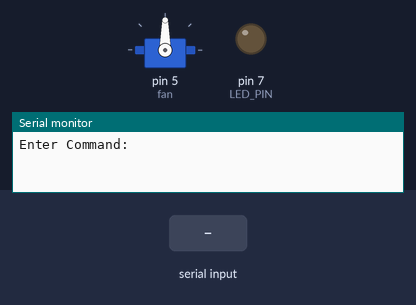
Simulated run of this sketch. Board: Arduino Uno, built with avr-gcc and run on an emulated ATmega328P. On the bench: servo, output pins drawn as LEDs (lit = HIGH), the last lines printed to the serial monitor. The inputs (shaded band) are chosen by the test bench.

Above: at 1.2 s.
1.3 s: "1" received over Serial
At 2.5 s:
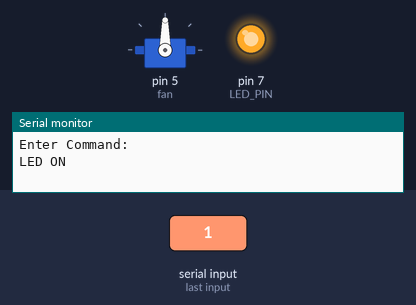
2.8 s: "2" received over Serial
At 3.8 s:
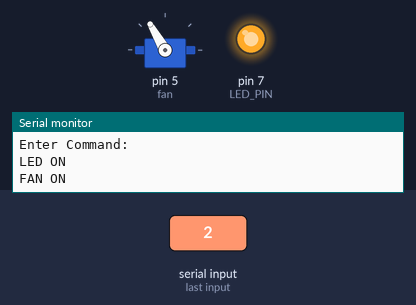
4.3 s: "0" received over Serial
At 5.0 s:
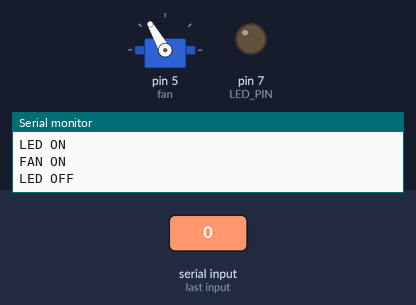
5.8 s: "3" received over Serial
At 6.1 s:
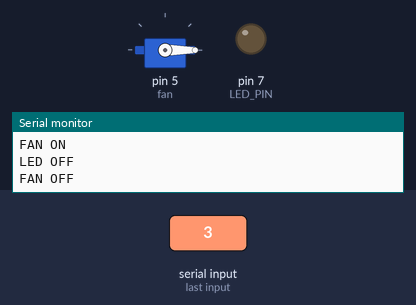
7.3 s: "1" received over Serial
At 8.4 s:
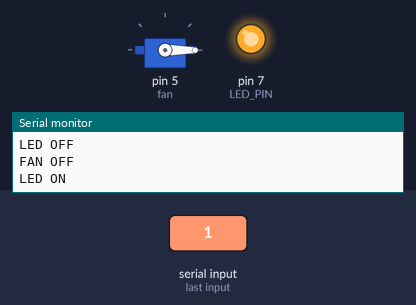
Timing chart, 0 to 9.8 s (numbered marks = the images above; inputs shaded):
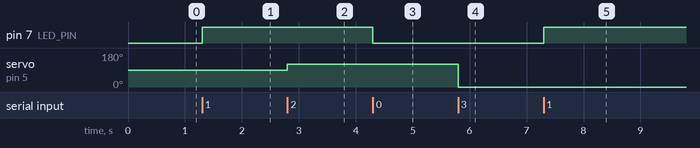

Measured:
- after the input at 1.3 s, pin 7 (LED_PIN): LOW → HIGH at once
- after the input at 2.8 s, servo on pin 5 (fan): 90° → 120° at once
- after the input at 4.3 s, pin 7 (LED_PIN): HIGH → LOW at once
- after the input at 5.8 s, servo on pin 5 (fan): 120° → 0° at once
- after the input at 7.3 s, pin 7 (LED_PIN): LOW → HIGH at once

The sketch:

code.ino
```cpp
#include <Servo.h>
#define LED_PIN 7
Servo fan;
char data;

void setup() {
  Serial.begin(9600);
  pinMode(LED_PIN, OUTPUT);
  fan.attach(5);
  Serial.println("Enter Command:");
}

void loop() {
  if (Serial.available()) {
    data = Serial.read();
    handleCommand(data);
  }
}
void handleCommand(char cmd) {
  switch (cmd) {
    case '1':
      digitalWrite(LED_PIN, HIGH);
      Serial.println("LED ON");
      break;
    case '0':
      digitalWrite(LED_PIN, LOW);
      Serial.println("LED OFF");
      break;
    case '2':
      fan.write(120);
      Serial.println("FAN ON");
      break;
    case '3':
      fan.write(0);
      Serial.println("FAN OFF");
      break;
    default:
      Serial.println("Invalid Command");
  }
}
```
